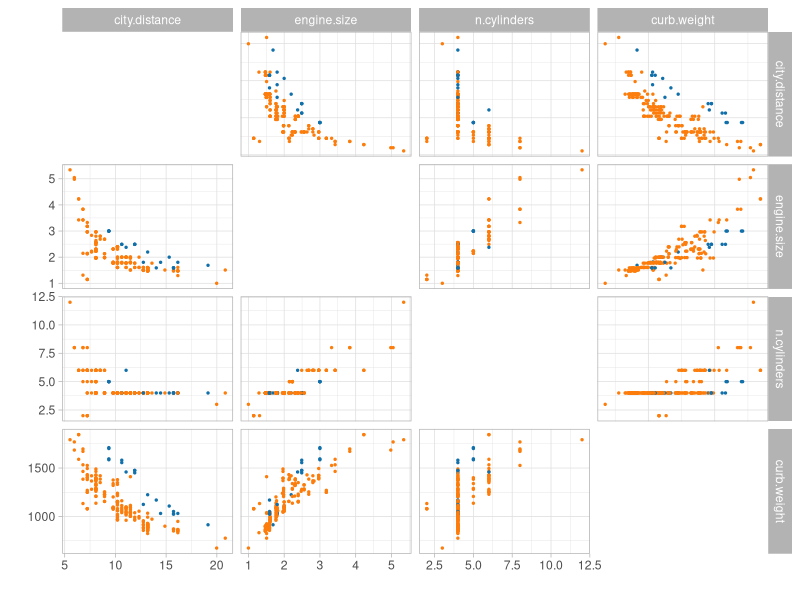
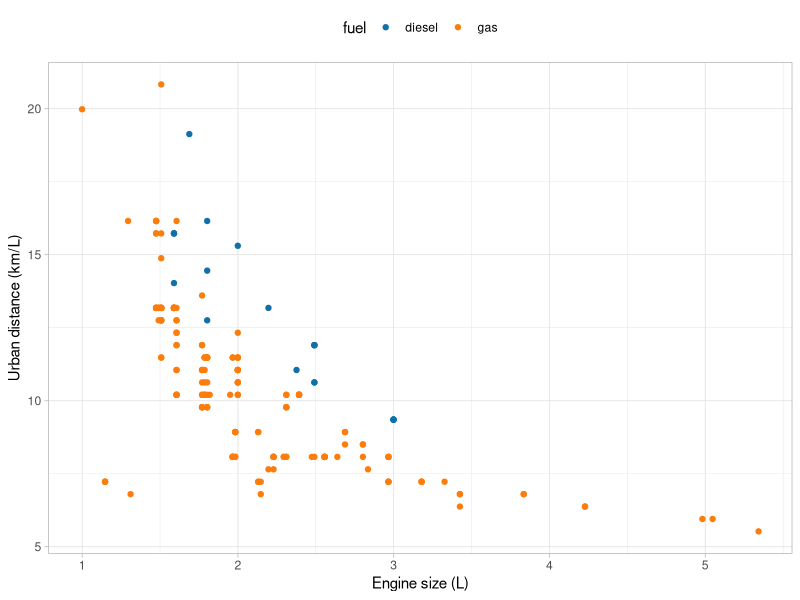
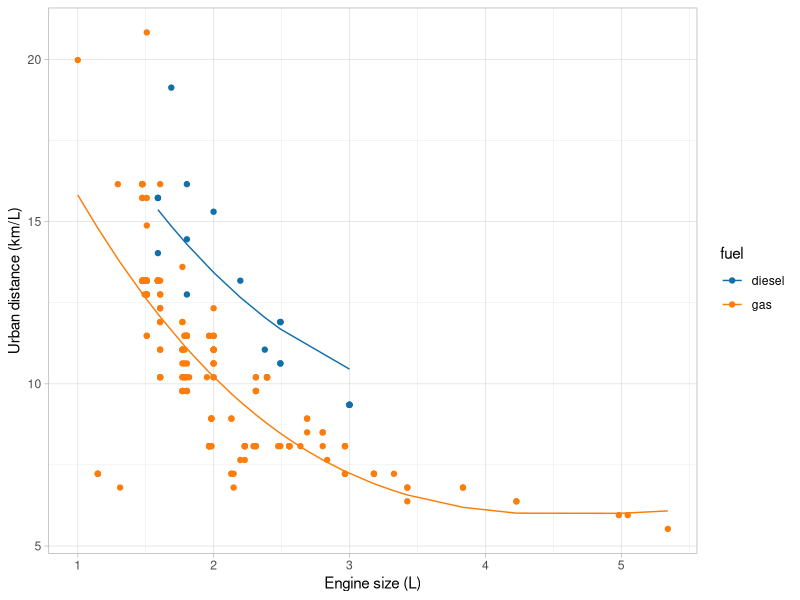
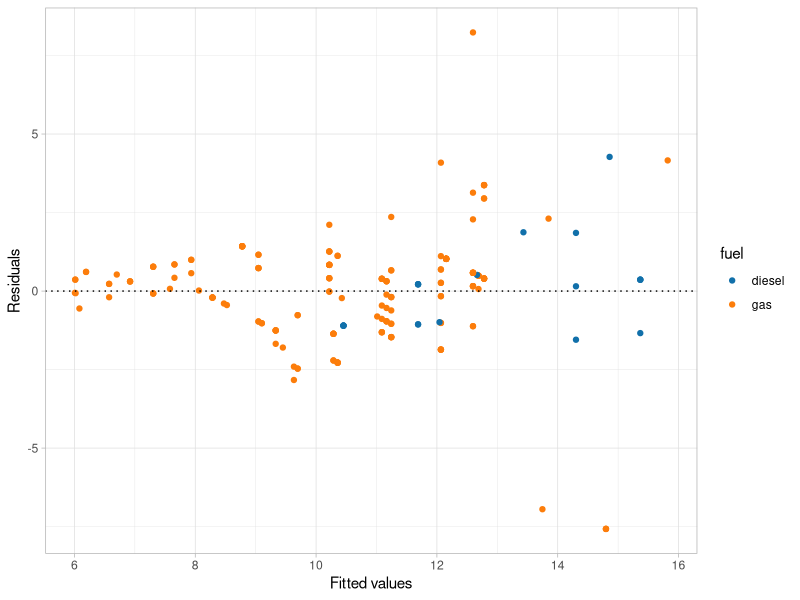
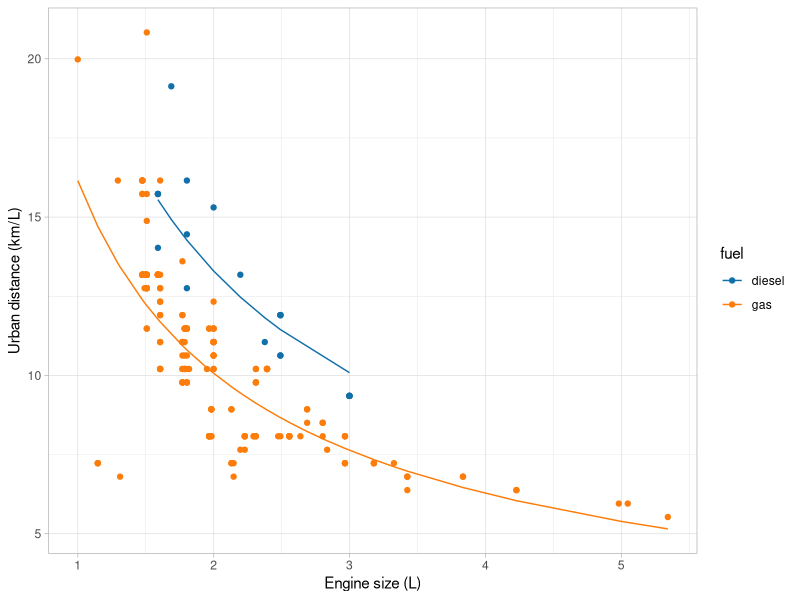
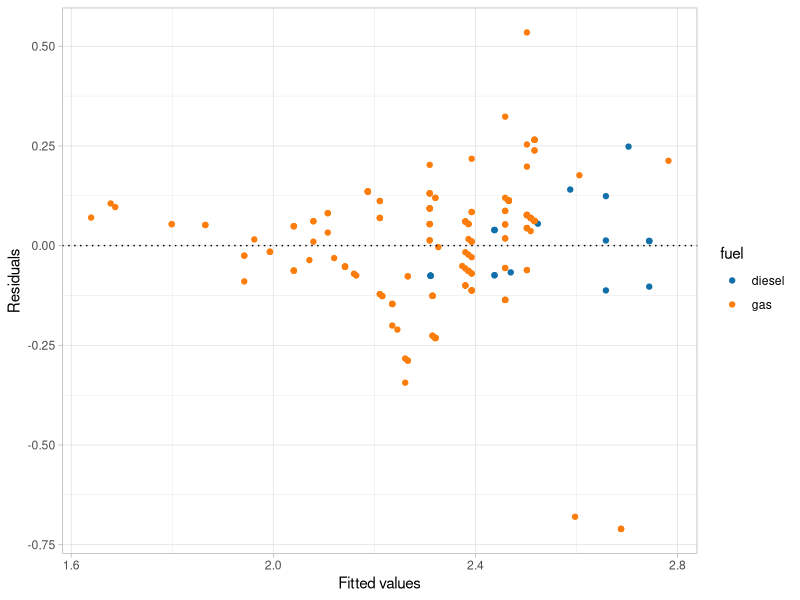
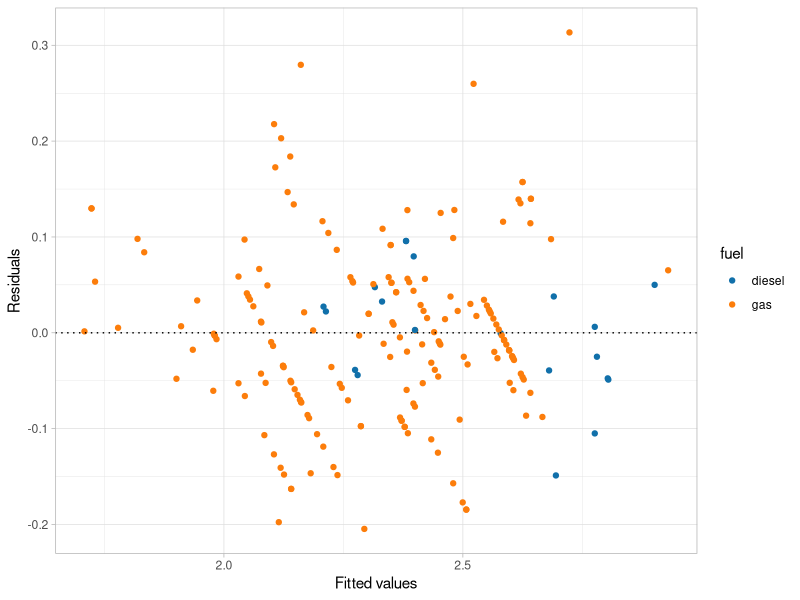

Reproduce these figures in R, in order.
library(tidyverse)
library(broom)
library(knitr)
library(ggplot2)
library(GGally)
library(ggthemes)

rm(list = ls())
# The dataset can also be downloaded here: https://tommasorigon.github.io/datamining/data/auto.txt
auto <- read.table("../data/auto.txt", header = TRUE) %>% select(city.distance, engine.size, n.cylinders, curb.weight, fuel)

p0 <- ggpairs(auto,
  columns = 1:4, aes(colour = fuel),
  lower = list(continuous = wrap("points", size = 0.5)),
  upper = list(continuous = wrap("points", size = 0.5)),
  diag = "blank"
) +
  theme_light() +
  scale_color_tableau(palette = "Color Blind") +
  xlab("") +
  ylab("")
p0

ggplot(data = auto, aes(x = engine.size, y = city.distance, col = fuel)) +
  geom_point() +
  theme_light() +
  scale_color_tableau(palette = "Color Blind") +
  theme(legend.position = "top") +
  xlab("Engine size (L)") +
  ylab("Urban distance (km/L)")

m1 <- lm(city.distance ~ engine.size + I(engine.size^2) + I(engine.size^3) + fuel, data = auto)
kable(tidy(m1, conf.int = FALSE), digits = 3)

kable(glance(m1)[c(1, 3, 10)])

augmented_m1 <- augment(m1)
ggplot(data = augmented_m1, aes(x = engine.size, y = city.distance, col = fuel)) +
  geom_point() +
  geom_line(aes(y = .fitted)) +
  theme_light() +
  theme(legend.position = "right") +
  scale_color_tableau(palette = "Color Blind") +
  xlab("Engine size (L)") +
  ylab("Urban distance (km/L)")

ggplot(data = augmented_m1, aes(x = .fitted, y = .resid, col = fuel)) +
  geom_point() +
  geom_hline(aes(yintercept = 0), linetype = "dotted") +
  theme_light() +
  theme(legend.position = "right") +
  scale_color_tableau(palette = "Color Blind") +
  xlab("Fitted values") +
  ylab("Residuals")

m2 <- lm(log(city.distance) ~ I(log(engine.size)) + fuel, data = auto)
kable(tidy(m2, conf.int = FALSE), digits = 3)

augmented_m2 <- augment(m2, data = auto)
ggplot(data = augmented_m2, aes(x = engine.size, y = city.distance, col = fuel)) +
  geom_point() +
  geom_line(aes(y = exp(.fitted))) +
  theme_light() +
  theme(legend.position = "right") +
  scale_color_tableau(palette = "Color Blind") +
  xlab("Engine size (L)") +
  ylab("Urban distance (km/L)")

ggplot(data = augmented_m2, aes(x = .fitted, y = .resid, col = fuel)) +
  geom_point() +
  geom_hline(aes(yintercept = 0), linetype = "dotted") +
  theme_light() +
  theme(legend.position = "right") +
  scale_color_tableau(palette = "Color Blind") +
  xlab("Fitted values") +
  ylab("Residuals")

r.squared.original <- 1 - sum(mean((auto$city.distance - exp(predict(m2)))^2)) / sum(mean((auto$city.distance - mean(auto$city.distance))^2))
kable(data.frame(r.squared.original = r.squared.original, glance(m2)[c(1, 3, 10)]))

auto$cylinders2 <- factor(auto$n.cylinders == 2)
m3 <- lm(log(city.distance) ~ I(log(engine.size)) + I(log(curb.weight)) + fuel + cylinders2, data = auto)
kable(tidy(m3, conf.int = FALSE), digits = 3)

augmented_m3 <- augment(m3, data = auto)
ggplot(data = augmented_m3, aes(x = .fitted, y = .resid, col = fuel)) +
  geom_point() +
  geom_hline(aes(yintercept = 0), linetype = "dotted") +
  theme_light() +
  theme(legend.position = "right") +
  scale_color_tableau(palette = "Color Blind") +
  xlab("Fitted values") +
  ylab("Residuals")

r.squared.original <- 1 - sum(mean((auto$city.distance - exp(predict(m3)))^2)) / sum(mean((auto$city.distance - mean(auto$city.distance))^2))
kable(data.frame(r.squared.original = r.squared.original, glance(m3)[c(1, 3, 10)]))
